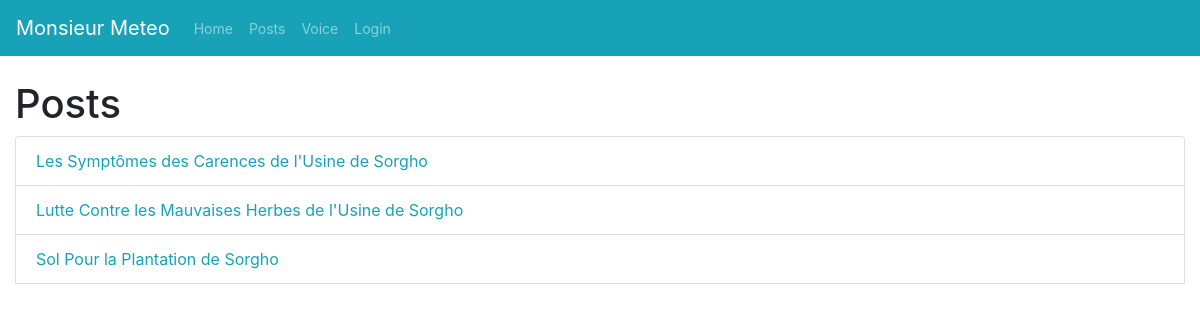
The page /posts on the database its author committed.
### app.py (models this page shows)
class Posts(db.Model):
    id =db.Column(db.Integer, primary_key=True)
    title = db.Column(db.String(100), nullable=False)
    body = db.Column(db.Text, nullable=False)
    create_date = db.Column(db.DateTime, nullable=False)

### app.py (the view)
@app.route('/posts')
def posts():
        posts = Posts.query.all()
        if len(posts) > 0:
            return render_template('posts.html', posts=posts)
        else:
            msg = 'No Posts Found'
            return render_template('posts.html', msg=msg)

### templates/posts.html
{% extends 'layout.html' %}
{% block body %}
<div class="container-fluid">
  <h1>Posts</h1>
  <ul class="list-group">
   {% for post in posts %}
      <li class="list-group-item"> <a href="post/{{post.id}}" class = "text-info"> {{post.title}}</li>
   {% endfor %}
  </ul>
</div>
{% endblock %}

### rows shown on the page
Posts: title "Les Symptômes des Carences de l'Usine de Sorgho"
Posts: title "Lutte Contre les Mauvaises Herbes de l'Usine de Sorgho"
Posts: title "Sol Pour la Plantation de Sorgho"
